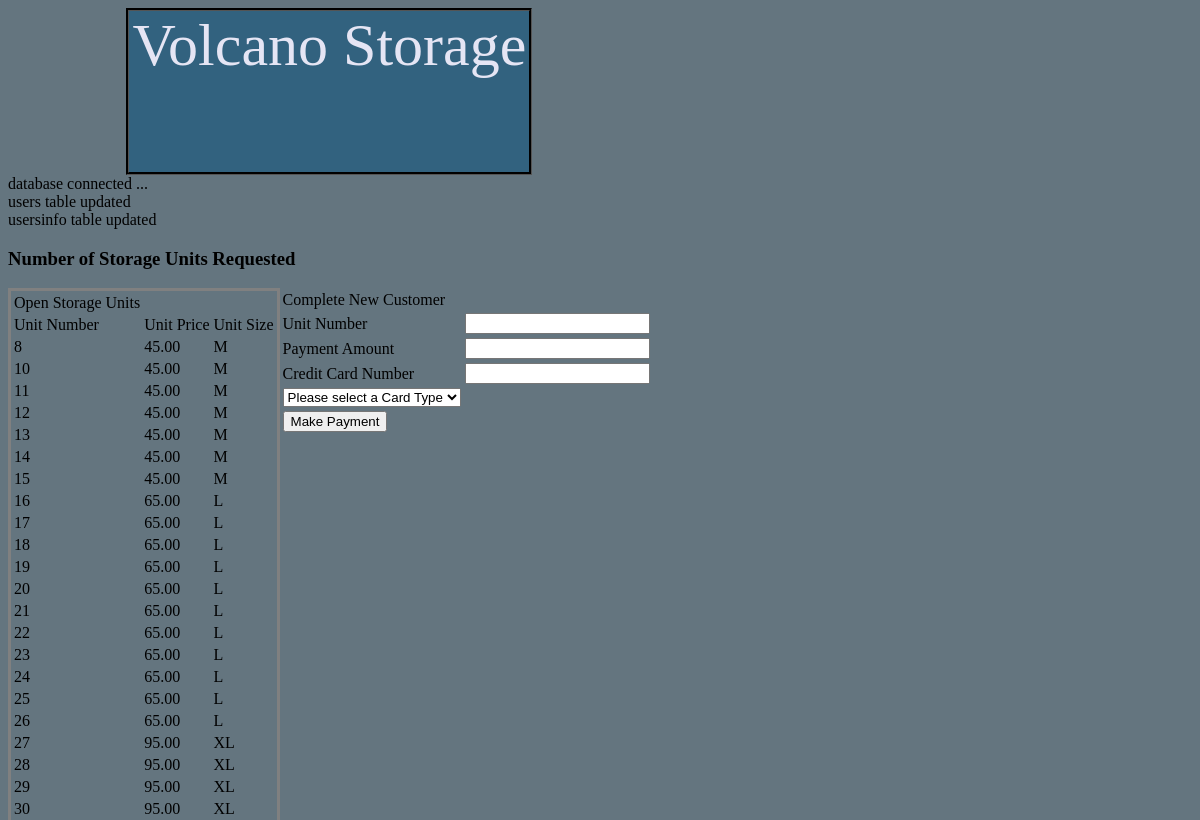
/addnewuser.php, run on the app's committed database.
### tables this page shows
CREATE TABLE IF NOT EXISTS `storageunits` (
  `unitNumber` int(11) NOT NULL,
  `custId` int(11) DEFAULT NULL,
  `unitCost` decimal(10,2) NOT NULL,
  `unitSize` varchar(30) NOT NULL,
  PRIMARY KEY (`unitNumber`)
);

### addnewuser.php (the view, shortened to what this page needs)
<html>
<head class="header">
<link rel="stylesheet" type="text/css" href="styleVol.css"/>
  <div id="logoBG">
        Volcano Storage
    </div>
</head>
    <body>
<?php
    $fName = trim($_POST['fname']);
    $lName = trim($_POST['lname']);
    $ADDR = trim($_POST['address']);
    $CITY = trim($_POST['city']);
    $STATE = trim($_POST['state']);
    $ZIP = trim($_POST['zip']);
    $PHONE = trim($_POST['phone']);
    $EMAIL = trim($_POST['email']);
    $numUnits = $_POST['units'];
    $username = $_POST['userName'];
    $password = $_POST['password'];
    $id = 0;
include 'connect.php';
        $query = "INSERT INTO users VALUES ('$id','$username','$password')";
        $result = $db->query($query);
        if (!$result)
        {
            echo 'update 1 unsuccessful';
            die(mysql_error());
        }
        else
        {
         echo 'users table updated';
            echo '<br>';
        }
    $query2 = "INSERT INTO user_info VALUES ('$id','$fName','$lName','$ADDR','$CITY','$STATE','$ZIP','$PHONE','$EMAIL')";
 $result = $db->query($query2);
        if (!$result)
        {
            echo 'update 2 unsuccessful';
            die(mysql_error());
        }
        else
        {
         echo 'usersinfo table updated';
        }
echo '<h3>Number of Storage Units Requested '.$numUnits.'</h3>';
echo '<table id="units">';
echo '<thead><td>Open Storage Units</td></thead>';
echo '<tr><td>Unit Number</td><td>Unit Price</td><td>Unit Size</td></tr>';
$query3 = 'SELECT * FROM storageunits WHERE custId IS NULL';
    $result = $db->query($query3);
if($result)
{
 while($row = $result->fetch_object())
        {
            echo '<tr>';
            echo '<td>'.$row->unitNumber.'</td>';
            echo '<td>'.$row->unitCost.'</td>';
            echo '<td>'.$row->unitSize.'</td>';
            echo '</tr>';
        }
}
echo '</table>';
echo '<form action="completeNewCustomer.php" method="post">';
echo '<table id="newUnit">';
echo '<thead><td>Complete New Customer</td></thead>';
echo '<tr><td>Unit Number</td><td><input type="text" name="unitNum"></td></tr>';
echo '<tr><td>Payment Amount</td><td><input type="text" name="payment"></td></tr>';
echo '<tr><td>Credit Card Number</td><td><input type="text" name="cardNumber"></td></tr>';
echo '<tr><td><select name="cardType">';
echo '<option value="" disabled="disabled" selected="selected">Please select a Card Type</option>';
echo '</select></td></tr>';
echo '<tfoot><td><input type="submit" value="Make Payment"></td></tfoot>';
echo '</table>';
?>
</body>
    </html>

### styleVol.css (style rules this page uses)
body { background-color:#64757F; min-width:600px; }
#logoBG { position:static; z-index:2; border-style:groove; border-color:black; height:20%; width:400px; background-color:#32627F; text-align:center; margin-bottom:0%; margin-left:10%; font-size:60px; color:#E5E5F4; }
#units { float:left; border-style:solid; }

### data on the page
storageunits: unitNumber "8", unitCost "45.00", unitSize "M"
storageunits: unitNumber "10", unitCost "45.00", unitSize "M"
storageunits: unitNumber "11", unitCost "45.00", unitSize "M"
storageunits: unitNumber "12", unitCost "45.00", unitSize "M"
storageunits: unitNumber "13", unitCost "45.00", unitSize "M"
storageunits: unitNumber "14", unitCost "45.00", unitSize "M"
storageunits: unitNumber "15", unitCost "45.00", unitSize "M"
storageunits: unitNumber "16", unitCost "65.00", unitSize "L"
storageunits: unitNumber "17", unitCost "65.00", unitSize "L"
storageunits: unitNumber "18", unitCost "65.00", unitSize "L"
storageunits: unitNumber "19", unitCost "65.00", unitSize "L"
storageunits: unitNumber "20", unitCost "65.00", unitSize "L"
storageunits: unitNumber "21", unitCost "65.00", unitSize "L"
storageunits: unitNumber "22", unitCost "65.00", unitSize "L"
storageunits: unitNumber "23", unitCost "65.00", unitSize "L"
storageunits: unitNumber "24", unitCost "65.00", unitSize "L"
storageunits: unitNumber "25", unitCost "65.00", unitSize "L"
storageunits: unitNumber "26", unitCost "65.00", unitSize "L"
storageunits: unitNumber "27", unitCost "95.00", unitSize "XL"
storageunits: unitNumber "28", unitCost "95.00", unitSize "XL"
storageunits: unitNumber "29", unitCost "95.00", unitSize "XL"
storageunits: unitNumber "30", unitCost "95.00", unitSize "XL"
